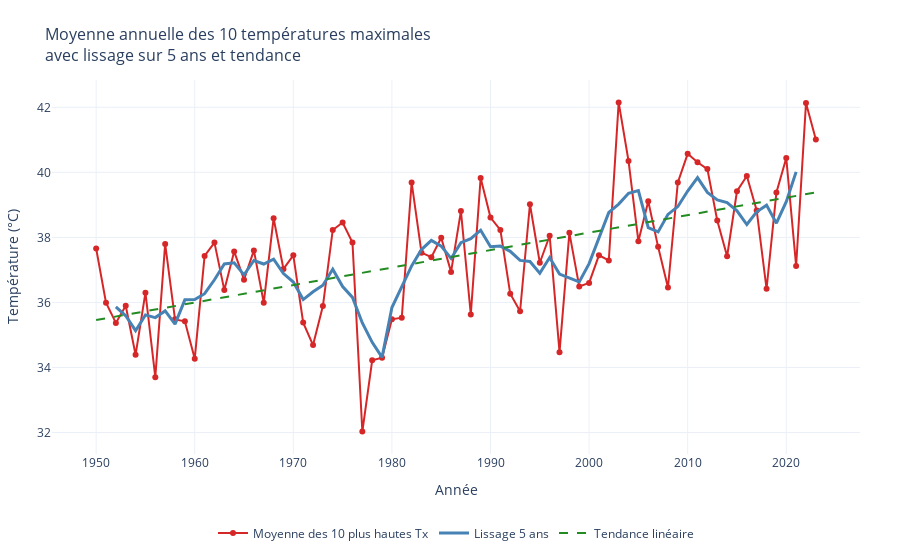

The notebook cell this image was saved under:
### Markdown cell above
## 📈 Visualisation

La bibliothèque principale utilisée est Plotly, qui est adaptée pour créer des visualisations interactives de données. Plotly permet de représenter les données de manière claire et détaillée, avec des fonctionnalités telles que le survol des données pour afficher des informations supplémentaires. Cela rend la visualisation plus engageante et plus facile à comprendre.

### Code cell
import pandas as pd
import duckdb as ddb
import plotly.graph_objects as go
import pandas as pd
import numpy as np

df = df.sort_values('year')

df['moyenne_mobile_5ans'] = df['avg_top_10_tx'].rolling(window=5, center=True).mean()

z = np.polyfit(df['year'], df['avg_top_10_tx'], 1)
p = np.poly1d(z)
df['tendance'] = p(df['year'])

dataviz = go.Figure()

dataviz.add_trace(go.Scatter(
    x=df['year'],
    y=df['avg_top_10_tx'],
    mode='lines+markers',
    name='Moyenne des 10 plus hautes Tx',
    line=dict(color='#d62728', width=2),
    hovertemplate='%{y:.2f} °C<br>année : %{x}<br>'
))

dataviz.add_trace(go.Scatter(
    x=df['year'],
    y=df['moyenne_mobile_5ans'],
    mode='lines',
    name='Lissage 5 ans',
    line=dict(color='steelblue', width=3),
    hovertemplate='%{y:.2f} °C<br>année : %{x}<br>'
))

dataviz.add_trace(go.Scatter(
    x=df['year'],
    y=df['tendance'],
    mode='lines',
    name='Tendance linéaire',
    line=dict(color='forestgreen', width=2, dash='dash'),
    hovertemplate='%{y:.2f} °C<br>année : %{x}<br>'
))

dataviz.update_layout(
    title=dict(
        text="Moyenne annuelle des 10 températures maximales<br>avec lissage sur 5 ans et tendance",
        font=dict(size=16)
    ),
    xaxis_title='Année',
    yaxis_title='Température (°C)',
    hovermode='x unified',
    template='plotly_white',
    margin=dict(l=40, r=40, t=80, b=40),
    legend=dict(
        orientation='h',
        yanchor='bottom',
        y=-0.25,
        xanchor='center',
        x=0.5
    )
)
dataviz

### Figure 1 — Plotly figure (JSON) as saved in the notebook; plotly's stock layout.template omitted (floating-point values rounded to 4 significant figures)
{"data": [{"hovertemplate": "%{y:.2f} °C<br>année : %{x}<br>", "line": {"color": "#d62728", "width": 2}, "mode": "lines+markers", "name": "Moyenne des 10 plus hautes Tx", "type": "scatter", "x": [1950, 1951, 1952, 1953, 1954, 1955, 1956, 1957, 1958, 1959, 1960, 1961, 1962, 1963, 1964, 1965, 1966, 1967, 1968, 1969, 1970, 1971, 1972, 1973, 1974, 1975, 1976, 1977, 1978, 1979, 1980, 1981, 1982, 1983, 1984, 1985, 1986, 1987, 1988, 1989, 1990, 1991, 1992, 1993, 1994, 1995, 1996, 1997, 1998, 1999, 2000, 2001, 2002, 2003, 2004, 2005, 2006, 2007, 2008, 2009, 2010, 2011, 2012, 2013, 2014, 2015, 2016, 2017, 2018, 2019, 2020, 2021, 2022, 2023], "y": [37.66, 35.99, 35.37, 35.9, 34.39, 36.3, 33.7, 37.8, 35.48, 35.42, 34.27, 37.43, 37.84, 36.38, 37.57, 36.7, 37.6, 35.99, 38.59, 37.03, 37.45, 35.38, 34.69, 35.89, 38.23, 38.46, 37.84, 32.03, 34.22, 34.3, 35.48, 35.53, 39.69, 37.53, 37.39, 37.99, 36.94, 38.81, 35.63, 39.83, 38.61, 38.23, 36.27, 35.73, 39.02, 37.22, 38.05, 34.47, 38.14, 36.49, 36.6, 37.45, 37.29, 42.15, 40.35, 37.88, 39.11, 37.71, 36.46, 39.69, 40.57, 40.31, 40.1, 38.52, 37.42, 39.42, 39.89, 38.83, 36.42, 39.38, 40.44, 37.12, 42.13, 41.01]}, {"hovertemplate": "%{y:.2f} °C<br>année : %{x}<br>", "line": {"color": "steelblue", "width": 3}, "mode": "lines", "name": "Lissage 5 ans", "type": "scatter", "x": [1950, 1951, 1952, 1953, 1954, 1955, 1956, 1957, 1958, 1959, 1960, 1961, 1962, 1963, 1964, 1965, 1966, 1967, 1968, 1969, 1970, 1971, 1972, 1973, 1974, 1975, 1976, 1977, 1978, 1979, 1980, 1981, 1982, 1983, 1984, 1985, 1986, 1987, 1988, 1989, 1990, 1991, 1992, 1993, 1994, 1995, 1996, 1997, 1998, 1999, 2000, 2001, 2002, 2003, 2004, 2005, 2006, 2007, 2008, 2009, 2010, 2011, 2012, 2013, 2014, 2015, 2016, 2017, 2018, 2019, 2020, 2021, 2022, 2023], "y": [NaN, NaN, 35.86, 35.59, 35.13, 35.62, 35.53, 35.74, 35.33, 36.08, 36.09, 36.27, 36.7, 37.18, 37.22, 36.85, 37.29, 37.18, 37.33, 36.89, 36.63, 36.09, 36.33, 36.53, 37.02, 36.49, 36.16, 35.37, 34.77, 34.31, 35.84, 36.51, 37.12, 37.63, 37.91, 37.73, 37.35, 37.84, 37.96, 38.22, 37.71, 37.73, 37.57, 37.29, 37.26, 36.9, 37.38, 36.87, 36.75, 36.63, 37.19, 38.0, 38.77, 39.02, 39.36, 39.44, 38.3, 38.17, 38.71, 38.95, 39.43, 39.84, 39.38, 39.15, 39.07, 38.82, 38.4, 38.79, 38.99, 38.44, 39.1, 40.02, NaN, NaN]}, {"hovertemplate": "%{y:.2f} °C<br>année : %{x}<br>", "line": {"color": "forestgreen", "dash": "dash", "width": 2}, "mode": "lines", "name": "Tendance linéaire", "type": "scatter", "x": [1950, 1951, 1952, 1953, 1954, 1955, 1956, 1957, 1958, 1959, 1960, 1961, 1962, 1963, 1964, 1965, 1966, 1967, 1968, 1969, 1970, 1971, 1972, 1973, 1974, 1975, 1976, 1977, 1978, 1979, 1980, 1981, 1982, 1983, 1984, 1985, 1986, 1987, 1988, 1989, 1990, 1991, 1992, 1993, 1994, 1995, 1996, 1997, 1998, 1999, 2000, 2001, 2002, 2003, 2004, 2005, 2006, 2007, 2008, 2009, 2010, 2011, 2012, 2013, 2014, 2015, 2016, 2017, 2018, 2019, 2020, 2021, 2022, 2023], "y": [35.46, 35.51, 35.57, 35.62, 35.67, 35.73, 35.78, 35.84, 35.89, 35.94, 36.0, 36.05, 36.1, 36.16, 36.21, 36.27, 36.32, 36.37, 36.43, 36.48, 36.53, 36.59, 36.64, 36.7, 36.75, 36.8, 36.86, 36.91, 36.96, 37.02, 37.07, 37.13, 37.18, 37.23, 37.29, 37.34, 37.39, 37.45, 37.5, 37.56, 37.61, 37.66, 37.72, 37.77, 37.82, 37.88, 37.93, 37.99, 38.04, 38.09, 38.15, 38.2, 38.25, 38.31, 38.36, 38.42, 38.47, 38.52, 38.58, 38.63, 38.68, 38.74, 38.79, 38.85, 38.9, 38.95, 39.01, 39.06, 39.11, 39.17, 39.22, 39.28, 39.33, 39.38]}], "layout": {"hovermode": "x unified", "legend": {"orientation": "h", "x": 0.5, "xanchor": "center", "y": -0.25, "yanchor": "bottom"}, "margin": {"b": 40, "l": 40, "r": 40, "t": 80}, "title": {"font": {"size": 16}, "text": "Moyenne annuelle des 10 températures maximales<br>avec lissage sur 5 ans et tendance"}, "xaxis": {"title": {"text": "Année"}}, "yaxis": {"title": {"text": "Température (°C)"}}}}
